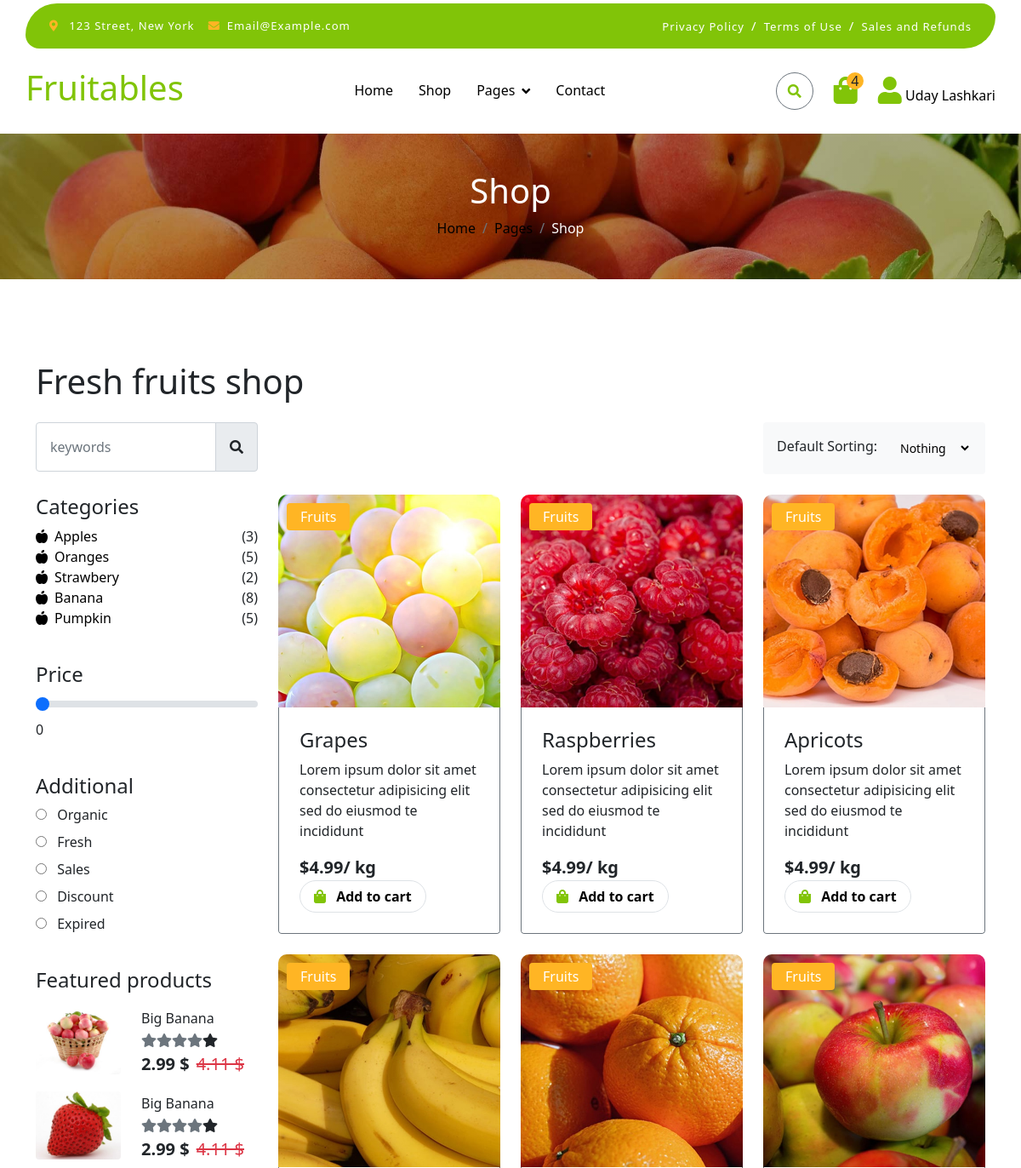
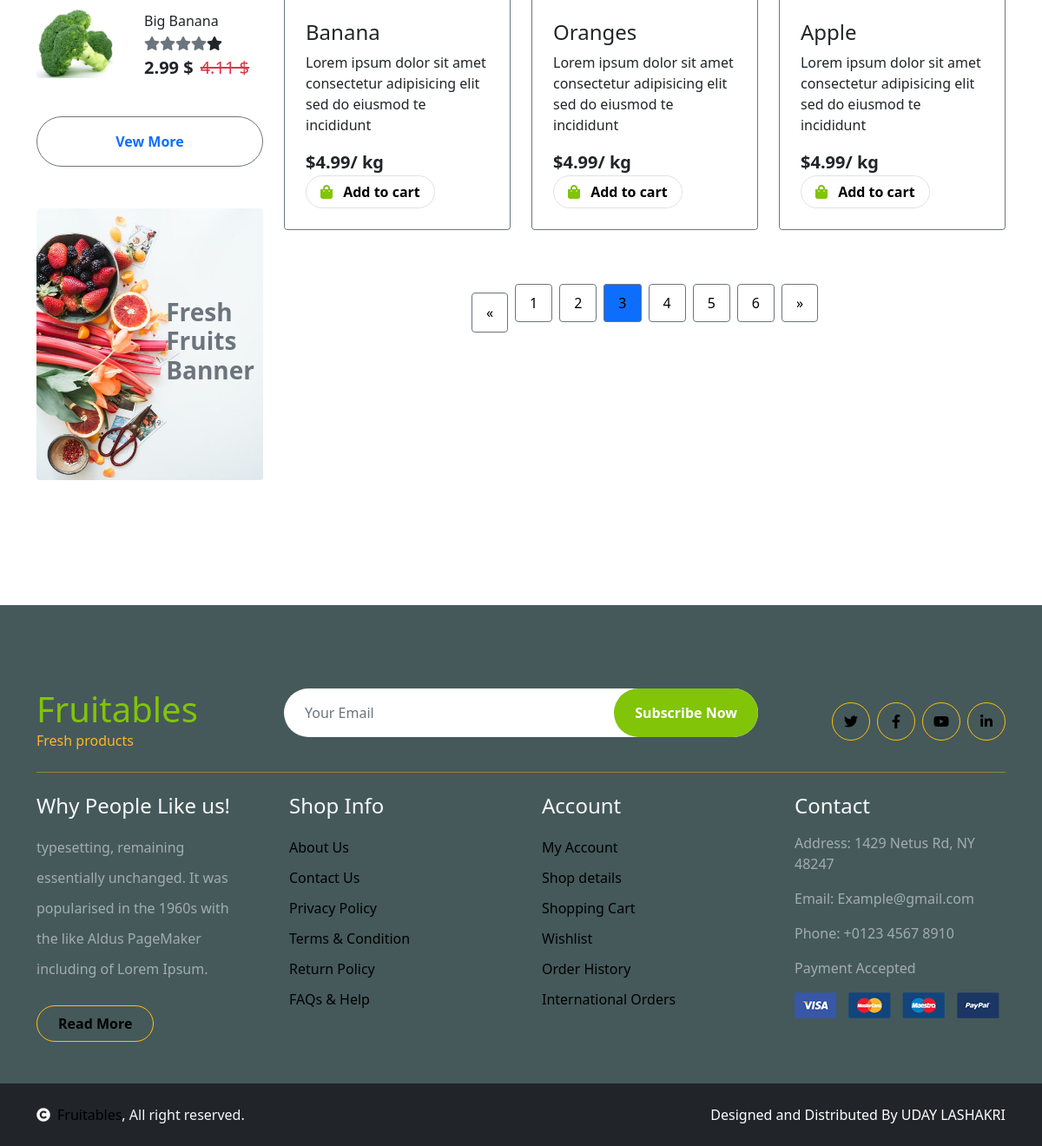
Page /pagination/pagination2.php (signed in) on the committed database (2 pictures, top to bottom).
### tables this page shows
CREATE TABLE `user_info` (
  `id` int(11) NOT NULL,
  `name` varchar(50) NOT NULL,
  `lname` varchar(50) NOT NULL,
  `email` varchar(50) NOT NULL,
  `gen` varchar(50) NOT NULL,
  `pas` varchar(50) NOT NULL,
  `phone` int(50) NOT NULL,
  `city` varchar(50) NOT NULL,
  `pincode` varchar(50) NOT NULL,
  `country` varchar(50) NOT NULL
);

CREATE TABLE `product_detail` (
  `id` int(11) NOT NULL,
  `img` varchar(50) NOT NULL,
  `name` varchar(50) NOT NULL,
  `price` varchar(50) NOT NULL,
  `nameid` varchar(50) NOT NULL
);

### pagination/pagination2.php (the view, shortened to what the rows shown need)
<?php
include "config.php";
$pas = $_SESSION['pas'];
$sql = "SELECT * FROM `user_info` WHERE `pas` = '$pas'";
$res = mysqli_query($con, $sql);
$row2 = mysqli_fetch_assoc($res);
?>
<!DOCTYPE html>
<html lang="en">
    <head>
        <link rel="stylesheet" href="https://use.fontawesome.com/releases/v5.15.4/css/all.css"/>
        <link href="https://cdn.jsdelivr.net/npm/bootstrap-icons@1.4.1/font/bootstrap-icons.css" rel="stylesheet">
        <link href="lib/lightbox/css/lightbox.min.css" rel="stylesheet">
        <link href="lib/owlcarousel/assets/owl.carousel.min.css" rel="stylesheet">
        <link href="https://cdn.jsdelivr.net/npm/bootstrap@5.0.2/dist/css/bootstrap.min.css" rel="stylesheet"
>
        <link href="../css/style.css" rel="stylesheet">
    </head>
    <body>
        <div class="container-fluid fixed-top">
        <div class="container px-0">
            <nav class="navbar navbar-light bg-white navbar-expand-xl">
                <a href="index.php" class="navbar-brand">
                    <h1 class=" display-6" style="color: #81c408;">Fruitables</h1>
                </a>
                <div class="collapse navbar-collapse bg-white" id="navbarCollapse">
                    <div class="d-flex m-3 me-0">
                        <button
                            class="btn-search btn border border-secondary btn-md-square rounded-circle bg-white me-4"
                            data-bs-toggle="modal" data-bs-target="#searchModal" id="se"><i class="fas fa-search "
                                style="color: #81c408;"></i></button>
                        <a href="../cart.php" class="position-relative me-4 my-auto">
                            <i class="fa fa-shopping-bag fa-2x" style="color:#81c408 ;"></i>
                            <span
                                class="position-absolute rounded-circle d-flex align-items-center justify-content-center text-dark px-1"
                                style="top: -5px; left: 15px; height: 20px; min-width: 20px; background-color: #ffb524;">
                            </span>
                        </a>
                       <a href="../user_info.php" class="my-auto">
                                <i class="fas fa-user fa-2x" style="color:#81c408;"></i>
                                <?php echo  $row2['name']. " ".$row2['lname'] ?>
                            </a>
                    </div>
                </div>
            </nav>
        </div>
    </div>
        <div class="container-fluid page-header py-5">
            <h1 class="text-center text-white display-6">Shop</h1>
        </div>
        <div class="container-fluid fruite py-5">
            <div class="container py-5">
                <h1 class="mb-4">Fresh fruits shop</h1>
                <div class="row g-4">
                    <div class="col-lg-12">
                        <div class="row g-4">
                            <div class="col-lg-9">
                                <div class="row g-4 justify-content-center">
                                <?php
                                  $sql = "SELECT* FROM `product_detail` where `nameid`='fruit'";
                                  $res = mysqli_query($con, $sql);
                                while($row=mysqli_fetch_assoc($res))
                                {
                                ?>
                                <div class="col-md-6 col-lg-4 col-xl-4 aaa">
                                            <div class="rounded position-relative fruite-item" style="">
                                                <div class="fruite-img">
                                                    <img src="../img/<?php echo $row['img'] ?>"
                                                        class="img-fluid w-100 rounded-top imgh" alt="">
                                                </div>
                                                <div class="text-white  px-3 py-1 rounded position-absolute"
                                                    style="top: 10px; left: 10px; background-color: #ffb524;">Fruits
                                                </div>
                                                <div class="p-4 border border-secondary border-top-0 rounded-bottom">
                                                    <h4><?php echo $row['name'] ?></h4>
                                                    <p>Lorem ipsum dolor sit amet consectetur adipisicing elit sed do
                                                        eiusmod te incididunt</p>
                                                    <div class="d-flex justify-content-between flex-lg-wrap">
                                                        <p class="text-dark fs-5 fw-bold mb-0">
                                                            <?php echo "$" . $row['price'] . "/ kg" ?></p>
                                                            <a href="../shop-detail.php?id=<?php echo $row['id']; ?>"
                                                        class="btn border  aa rounded-pill px-3 " style="color: #81c408;"><i
                                                            class="fa fa-shopping-bag me-2 " style="color: #81c408;"></i>
                                                        Add to cart</a></div>
                                                </div>
                                            </div>
                                        </div>
                                    <?php
                                }
                                ?>
                                    </div>
                                </div>
                            </div>
                        </div>
                    </div>
                </div>
            </div>
        <div class="container-fluid text-white-50 footer pt-5 mt-5 w-100" style="background-color: #45595b !important;">
            <div class="container py-5">
                <div class="pb-4 mb-4" style="border-bottom: 1px solid rgba(226, 175, 24, 0.5) ;">
                    <div class="row g-4">
                        <div class="col-lg-3">
                            <a href="#">
                                <h1 class=" mb-0" style="color: #81c408;">Fruitables</h1>
                            </a>
                        </div>
                    </div>
                </div>
            </div>
        </div>
    </body>
</html>

### rows in the picture
user_info: name "Uday", lname "Lashkari"
product_detail: img (picture), name "Grapes", price "4.99"
product_detail: img (picture), name "Raspberries", price "4.99"
product_detail: img (picture), name "Apricots", price "4.99"
product_detail: img (picture), name "Banana", price "4.99"
product_detail: img (picture), name "Oranges", price "4.99"
product_detail: img (picture), name "Apple", price "4.99"

### other values in the picture
$i "4"
